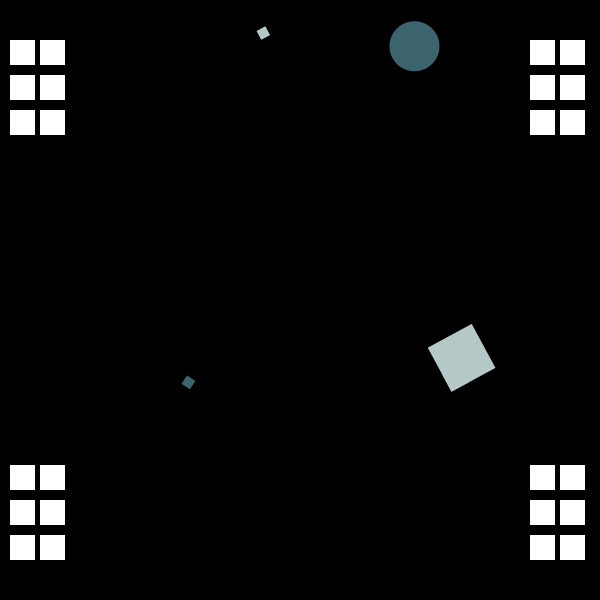
Frame 1 (no input)
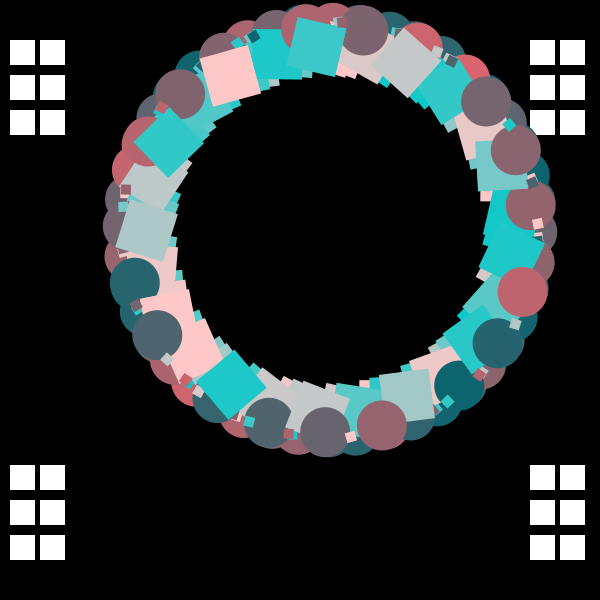
Frame 60 (the mouse pressed at the canvas centre just before this capture)
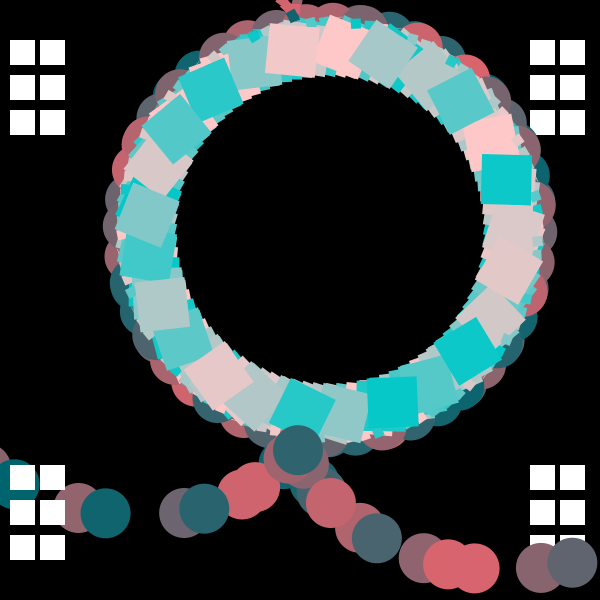
Frame 120 (the mouse held since frame 60 and released just before this capture)

The Processing sketch that drew these frames (run headless with seeded random() and noise(); from frame 60 on, the mouse is pressed at the canvas centre):

// Processing sketch: processing_165261
// ── processing_165261.pde

float a=10;

void setup () {
  size (600,600);
  background (0);
  noStroke();
  
  fill (255);
  rect (10,40, 25,25);
  rect (40, 40, 25, 25);
  rect (10, 75, 25, 25);
  rect (40, 75, 25, 25); 
  rect (10, 110, 25, 25);
  rect (40, 110, 25, 25);
  
  rect (530, 500, 25, 25);
  rect (560, 500, 25, 25);
  rect (530, 535, 25,25);
  rect (560, 535, 25, 25);
  rect (530, 465, 25, 25);
  rect(560, 465, 25, 25);
  
  rect (530, 40, 25, 25);
  rect (560, 40, 25, 25);
  rect (560, 75, 25, 25);
  rect (530, 75, 25, 25);
  rect (560, 110, 25, 25);
  rect (530, 110, 25, 25);
}


void draw () {
 
fill(255);
rect (10,500, 25, 25);
rect (40, 500, 25, 25);
rect (10, 535, 25, 25);
rect (40, 535, 25, 25);
rect (10, 465, 25, 25);
rect (40, 465, 25, 25);

a += 0.50; 
translate(300+30,200+30);
rotate (a);
 
fill(random(280),200,200);
rect(-200,30,50,50);
rect(-200,30,20,20);
rect(200,30,10,10);


fill(random(234),100,110);
translate (mouseX,mouseX);
rotate (a);
ellipse(-200,30,50,50);
ellipse(-200,30,20,20);
rect(200,30,10,10);



  
}
  
